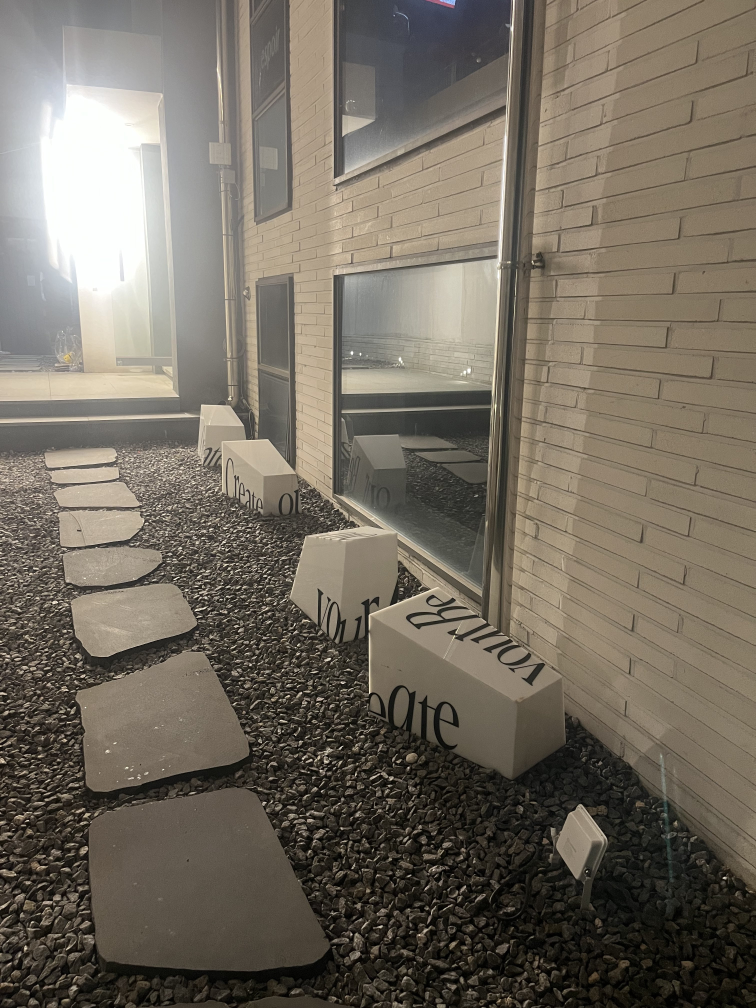
#> input picture moodboard_htmls/assets/IMG_0415.jpg, 3024 x 4032 px, found by its file name (shown at 1/4 size); its folder holds only this picture in this run
$ python generate_collages.py
#> lines starting #> are read from the running program, lines starting #| are printed output that depends on the picture
import os
from PIL import Image, ImageDraw, ImageFont

ASSETS_DIR = r"d:\GLSL bds\moodboard_htmls\assets"
COLLAGE_DIR = r"d:\GLSL bds\moodboard_htmls\collages"

os.makedirs(COLLAGE_DIR, exist_ok=True)

# Get all JPG files
images = [f for f in sorted(os.listdir(ASSETS_DIR)) if f.lower().endswith('.jpg')]

# We want 3x3 grids (9 images per collage)
BATCH_SIZE = 9
THUMB_SIZE = 512

for i in range(0, len(images), BATCH_SIZE):
    batch = images[i:i+BATCH_SIZE]

    # Create blank canvas for 3x3 grid
    collage = Image.new('RGB', (THUMB_SIZE * 3, THUMB_SIZE * 3), (255, 255, 255))
#> collage: PIL image 1536x1536 RGB; every value is 255
    draw = ImageDraw.Draw(collage)

    for idx, img_name in enumerate(batch):
        try:
            img_path = os.path.join(ASSETS_DIR, img_name)
            img = Image.open(img_path)
#> img is the input picture: PIL image 3024x4032 RGB; mean R, G, B 116.3, 108.7, 96.8

            # Resize and crop to square
            aspect = img.width / img.height
#> aspect = 0.75
            if aspect > 1:
                new_w = int(THUMB_SIZE * aspect)
                img = img.resize((new_w, THUMB_SIZE), Image.Resampling.LANCZOS)
                left = (new_w - THUMB_SIZE) // 2
                img = img.crop((left, 0, left + THUMB_SIZE, THUMB_SIZE))
            else:
                new_h = int(THUMB_SIZE / aspect)
#> new_h = 682
                img = img.resize((THUMB_SIZE, new_h), Image.Resampling.LANCZOS)
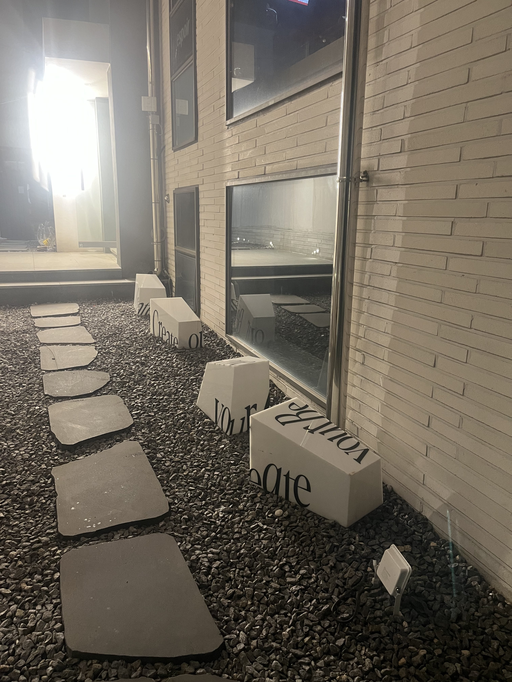
#> img: PIL image 512x682 RGB; mean R, G, B 116.3, 108.7, 96.8
                top = (new_h - THUMB_SIZE) // 2
#> top = 85
                img = img.crop((0, top, THUMB_SIZE, top + THUMB_SIZE))
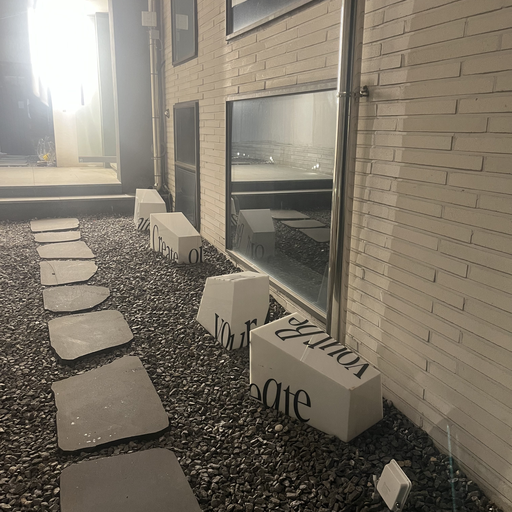
#> img: PIL image 512x512 RGB; mean R, G, B 125.2, 117, 103.7

            # Paste into grid
            row = idx // 3
            col = idx % 3
            x = col * THUMB_SIZE
            y = row * THUMB_SIZE
            collage.paste(img, (x, y))
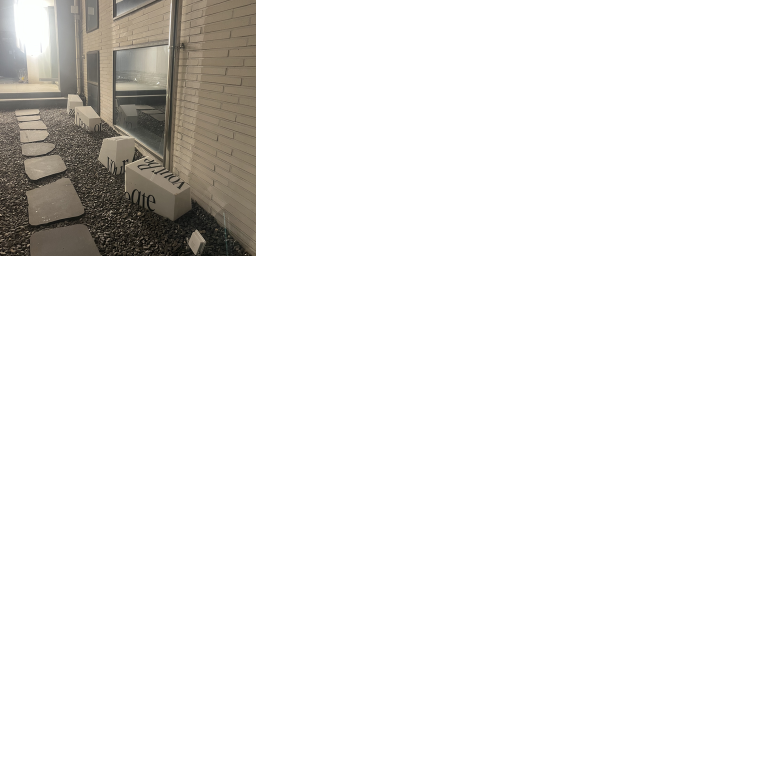
#> collage: PIL image 1536x1536 RGB (shown at 1/2 size); mean R, G, B 240.6, 239.7, 238.2

            # Draw label
            draw.rectangle([x, y, x + 200, y + 40], fill=(0, 0, 0, 180))
            draw.text((x + 10, y + 10), img_name, fill=(255, 255, 255))

        except Exception as e:
            print(f"Error on {img_name}: {e}")

    # Save collage
    collage_path = os.path.join(COLLAGE_DIR, f"collage_{i//BATCH_SIZE + 1}.jpg")
    collage.save(collage_path, quality=85)
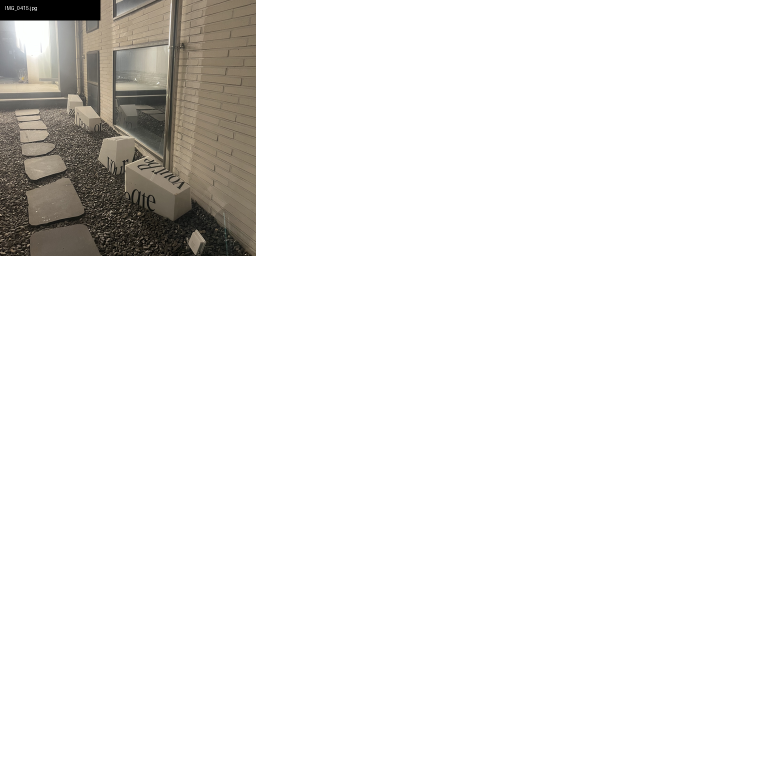
#> saved as collage_1.jpg: PIL image 1536x1536 RGB (shown at 1/2 size); mean R, G, B 239.9, 239, 237.5
    print(f"Saved {collage_path}")

$ run again, on moodboard_htmls/assets/IMG_0824.jpg
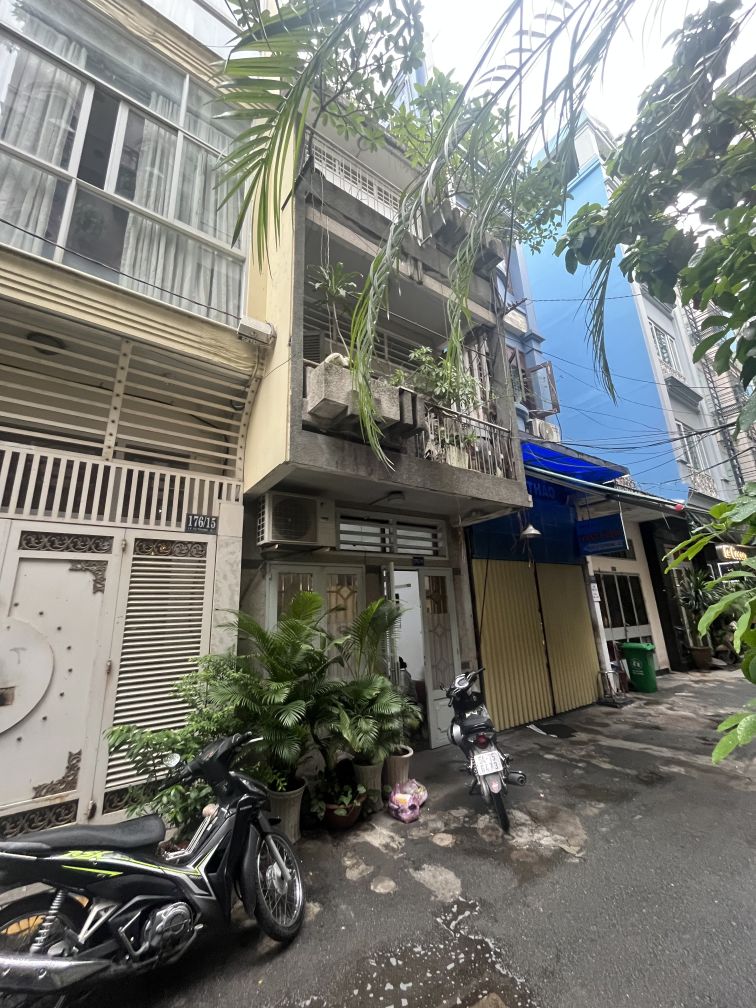
#> input picture moodboard_htmls/assets/IMG_0824.jpg, 3024 x 4032 px, found by its file name (shown at 1/4 size)
#> img is the input picture: PIL image 3024x4032 RGB; mean R, G, B 119.3, 120.8, 115.1
#> `img = img.crop((0, top, THUMB_SIZE, top + THUMB_SIZE))`:
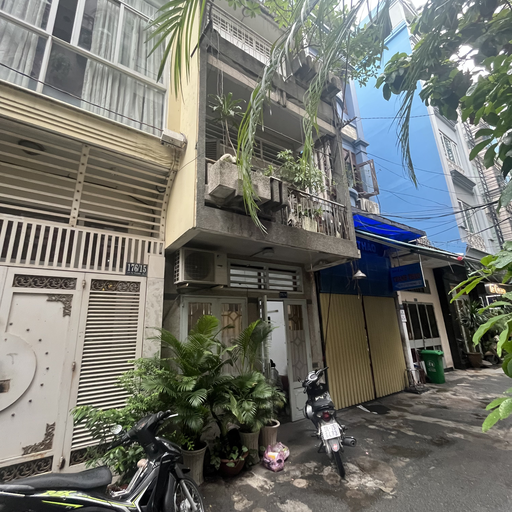
#> img: PIL image 512x512 RGB; mean R, G, B 113.6, 115.1, 108.2
#> `collage.save(collage_path, quality=85)`:
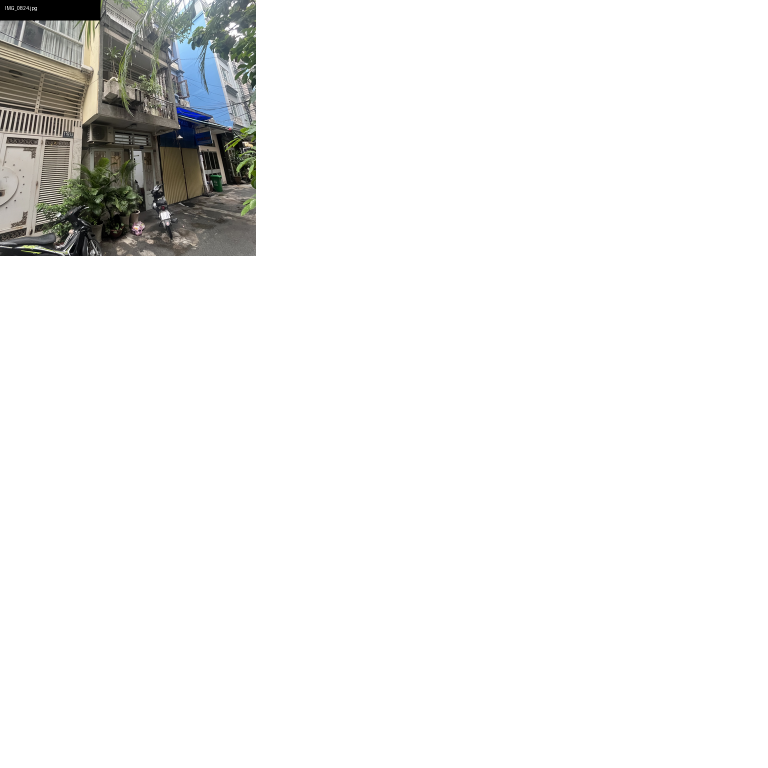
#> saved as collage_1.jpg: PIL image 1536x1536 RGB (shown at 1/2 size); mean R, G, B 238.8, 238.9, 238.2

$ run again, on moodboard_htmls/assets/IMG_0417.jpg
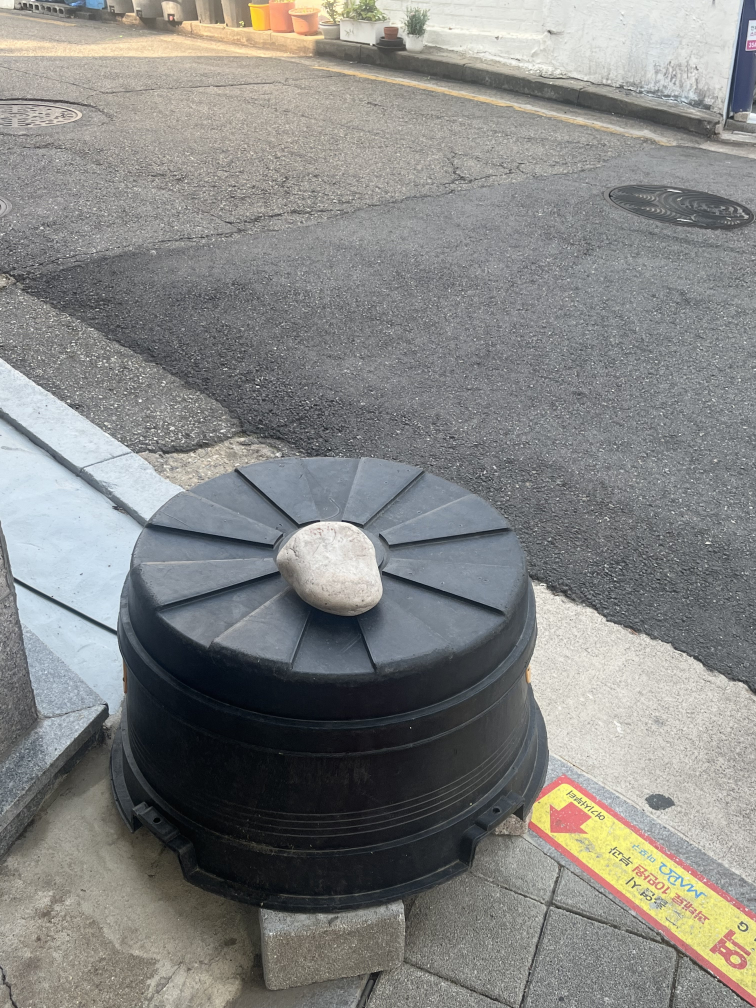
#> input picture moodboard_htmls/assets/IMG_0417.jpg, 3024 x 4032 px, found by its file name (shown at 1/4 size)
#> img is the input picture: PIL image 3024x4032 RGB; mean R, G, B 133.2, 133.7, 131.9
#> `collage.save(collage_path, quality=85)`:
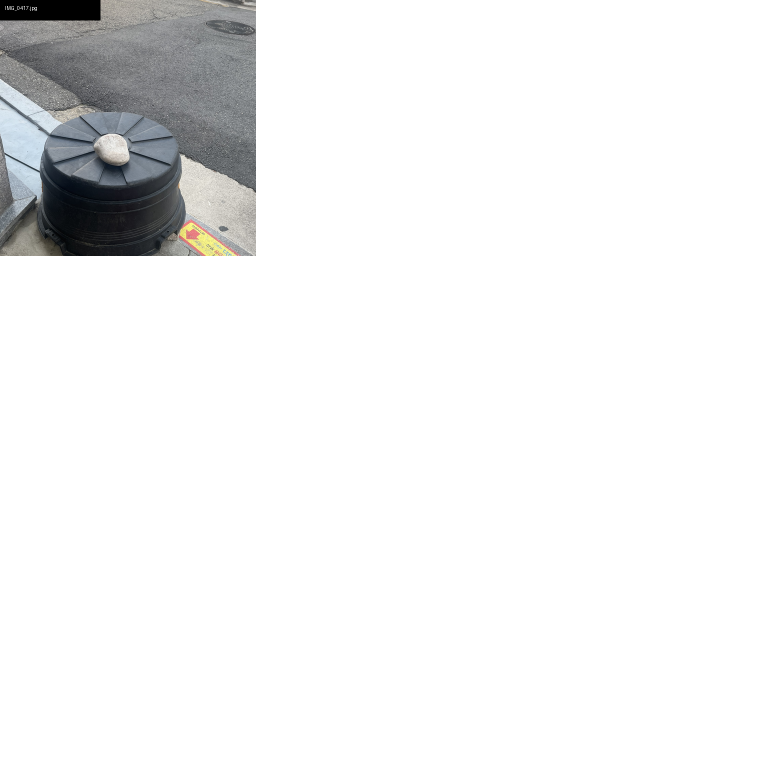
#> saved as collage_1.jpg: PIL image 1536x1536 RGB (shown at 1/2 size); mean R, G, B 240, 240.3, 240.4
